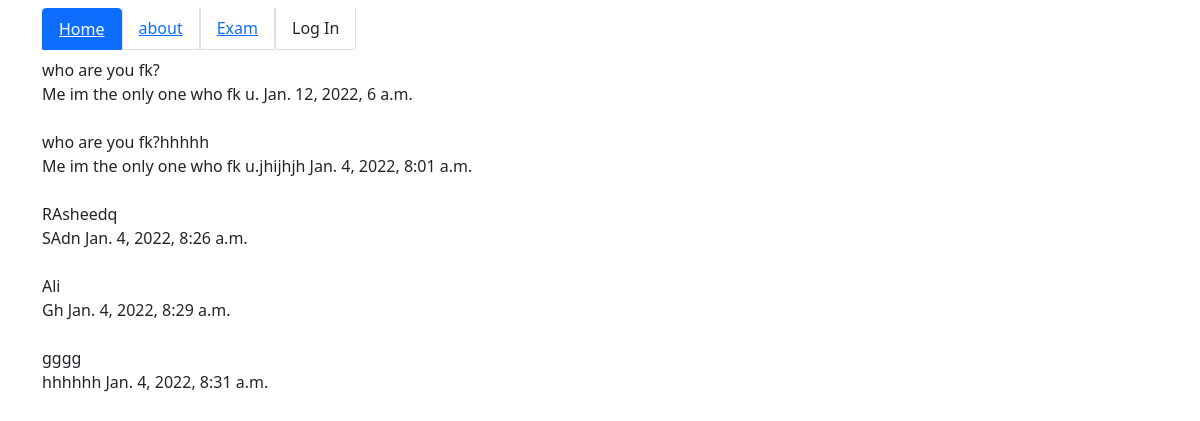
Before: / with the older database file.
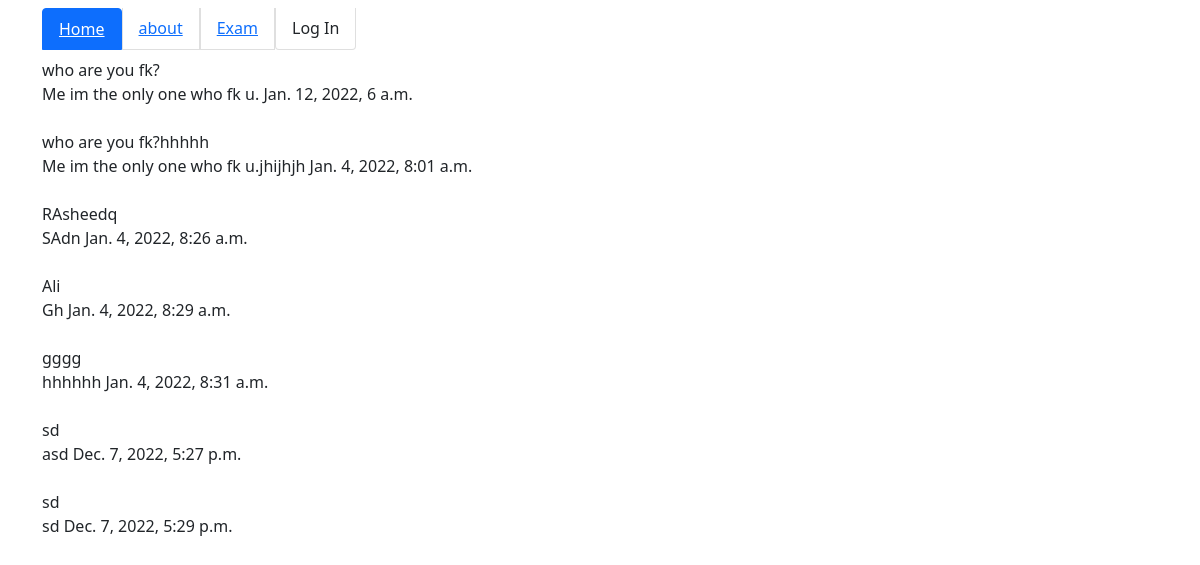
After: the same page with the newer database file.
### f_app/models.py (models this page shows)
class questions(models.Model):
    question=models.CharField(max_length=300)
    answer=models.CharField(max_length=500)
    date=models.DateTimeField()

### f_app/views.py (the view)
# urls.py: path('', views.index),
def index(request):
    question=questions.objects.all()
    return render(request,'index.html',{"questions":question})

### templates/index.html (shortened to what this page needs)
<!DOCTYPE html>
<html lang="en">
<head>
{% include 'pages/header.html' %}
<header>
    <div class="navbar navbar-dark navbar-expand-sm sticky-top ">
    <ul class="navbar-nav list-group">
        <li class="list-group-item active " ><a href="index/" style="color:white !important;">Home</a></li>
        <li class="list-group-item "><a href="about/">about</a></li>
        <li class="list-group-item"><a href="exam/">Exam</a></li>
        <li class="list-group-item">Log In</li>
    </ul>
    </div>
</header>
</head>
<body class="container">
    {% for q in questions %}
    {{ q.question }}
    <br/>
    {{ q.answer }}
    {{ q.date }}
    <br/>
        <br/>
    {% endfor %}
</body>
</html>

### templates/pages/header.html (shortened to what this page needs)
{% load static %}
    <link href="{% static 'css/bootstrap.min.css' %}" rel="stylesheet">
    <link href="{% static 'css/index.css' %}" rel="stylesheet">

### templates/pages/footer.html (shortened to what this page needs)
{% load static %}

Changed rows visible on the page:
added questions: question "sd", answer "asd", date "Dec. 7, 2022, 5:27 p.m."
added questions: question "sd", answer "sd", date "Dec. 7, 2022, 5:29 p.m."
